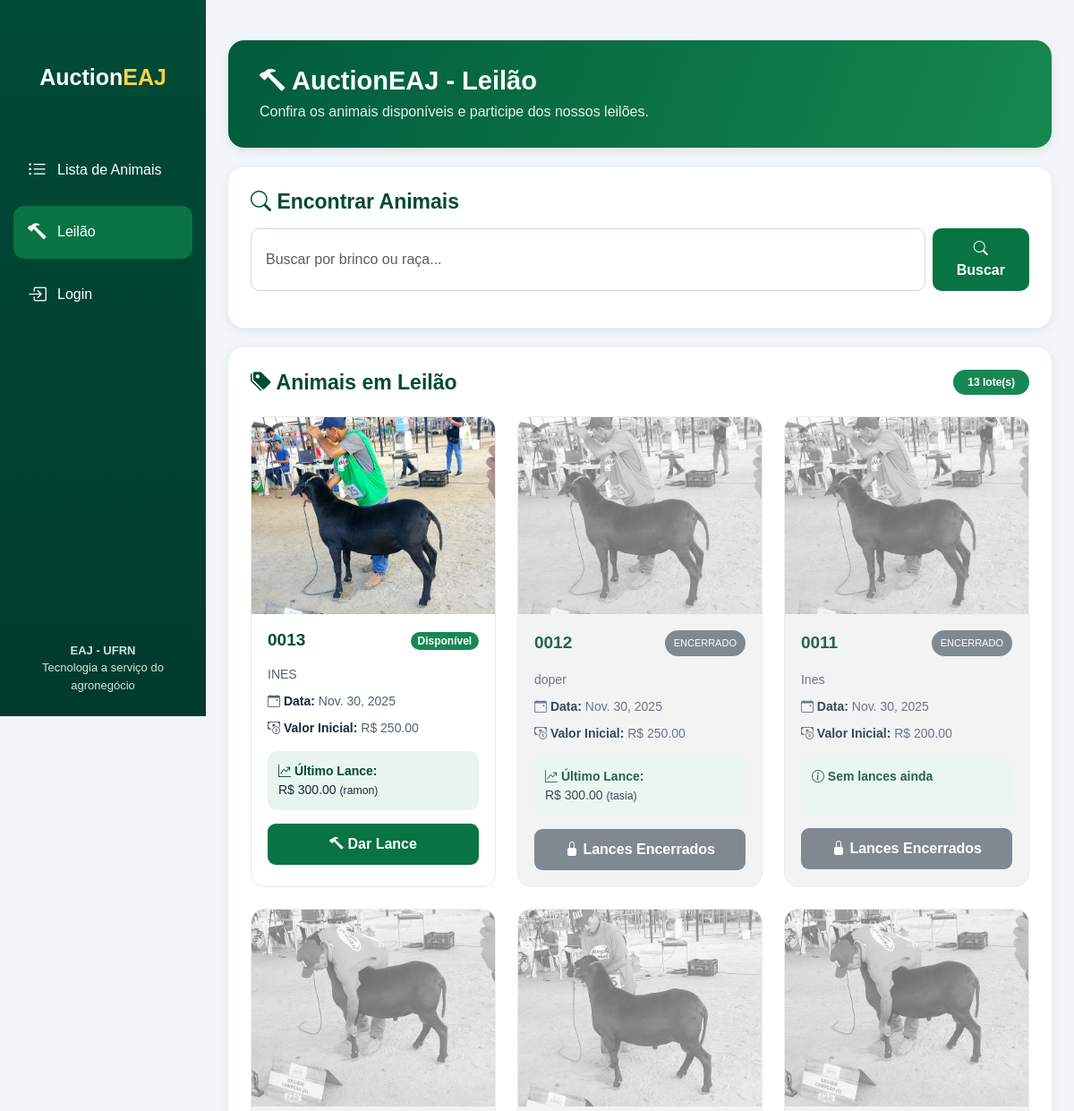
The app's page / (upper part), older data.
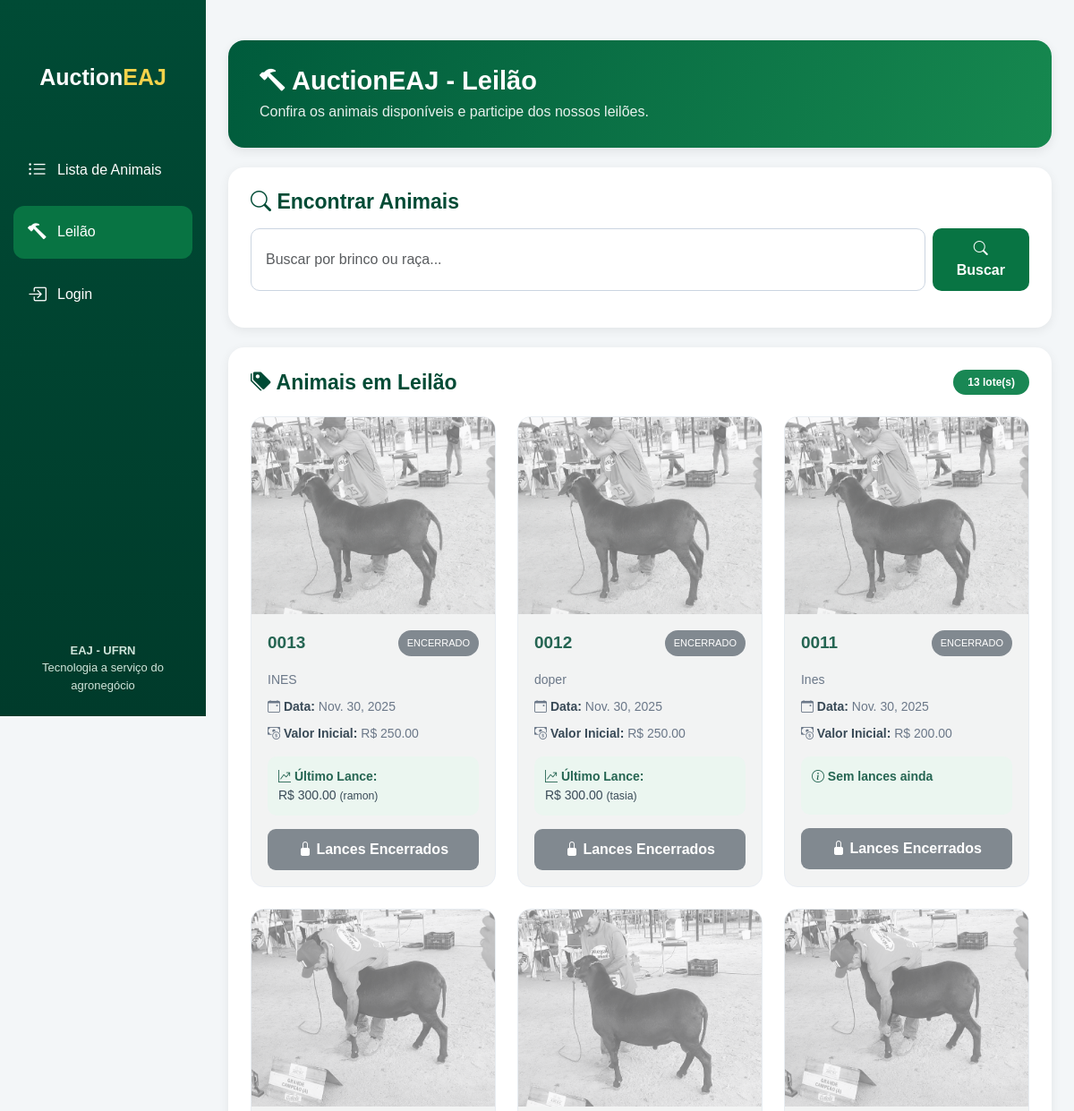
The same page, newer data.
### ovinos/models.py (models this page shows, shortened)
class LoteLeilao(models.Model):
    numero_lote = models.CharField(max_length=50, unique=True)
    descricao = models.TextField()
    data_leilao = models.DateField()
    preco_inicial = models.DecimalField(max_digits=10, decimal_places=2)
    foto = models.ImageField(upload_to='fotos_ovinos/', blank=True, null=True)
    encerrado = models.BooleanField(default=False)

class Lance(models.Model):
    lote = models.ForeignKey(LoteLeilao, on_delete=models.CASCADE, related_name='lances', null=True, blank=True)
    usuario = models.ForeignKey(User, on_delete=models.CASCADE)
    valor = models.DecimalField(max_digits=10, decimal_places=2)
    data_hora = models.DateTimeField(auto_now_add=True)

### ovinos/views.py (the view)
# urls.py: path('', views.home, name='home'),
def home(request):
    return leilao_view(request)

### ovinos/views.py (called while the page is built)
def leilao_view(request):
    q = request.GET.get('q')
    lotes = LoteLeilao.objects.all().order_by('-id')
    if q:
        lotes = lotes.filter(
            Q(numero_lote__icontains=q) | Q(descricao__icontains=q)
        )
    return render(request, 'ovinos/leilao_view.html', {'lotes': lotes})

### ovinos/templates/ovinos/leilao_view.html (shortened to what the changed rows need)
<!DOCTYPE html>
<html lang="pt-br">
<head>
    <link href="https://cdn.jsdelivr.net/npm/bootstrap@5.3.0/dist/css/bootstrap.min.css" rel="stylesheet">
    <link rel="stylesheet" href="https://cdn.jsdelivr.net/npm/bootstrap-icons@1.11.3/font/bootstrap-icons.min.css">
</head>
<body>
<main class="main-content">
    <section class="page-header">
        <h1>
            <i class="bi bi-hammer"></i>
            AuctionEAJ - Leilão
        </h1>
    </section>
    <section class="content-card">
        {% if lotes %}
            <div class="row g-4">
                {% for lote in lotes %}
                    <div class="col-xl-4 col-md-6">
                        <div class="animal-card {% if lote.encerrado %}encerrado{% endif %}">
                            {% if lote.foto %}
                                <img src="{{ lote.foto.url }}" alt="Foto do animal">
                            {% else %}
                                <img
                                    src="https://via.placeholder.com/400x300?text=Sem+Foto"
                                    alt="Animal sem foto"
                                >
                            {% endif %}
                            <div class="animal-card-body">
                                <div class="d-flex justify-content-between align-items-center mb-3">
                                    <h5 class="mb-0">
                                        {{ lote.numero_lote }}
                                    </h5>
                                    {% if lote.encerrado %}
                                        <span class="badge-encerrado">
                                            ENCERRADO
                                        </span>
                                    {% else %}
                                        <span class="badge text-bg-success rounded-pill">
                                            Disponível
                                        </span>
                                    {% endif %}
                                </div>
                                <p>
                                    {{ lote.descricao|truncatewords:20 }}
                                </p>
                                <p>
                                    <i class="bi bi-calendar-event"></i>
                                    <strong>Data:</strong>
                                    {{ lote.data_leilao }}
                                </p>
                                <p>
                                    <i class="bi bi-cash-coin"></i>
                                    <strong>Valor Inicial:</strong>
                                    R$ {{ lote.preco_inicial }}
                                </p>
                                <div class="lance-box" id="ultimo-lance-{{ lote.id }}">
                                    {% if lote.lances.last %}
                                        <strong>
                                            <i class="bi bi-graph-up-arrow"></i>
                                            Último Lance:
                                        </strong>
                                        <br>
                                        R$ {{ lote.lances.last.valor }}
                                        <small>
                                            ({{ lote.lances.last.usuario.username }})
                                        </small>
                                    {% else %}
                                        <strong>
                                            <i class="bi bi-info-circle"></i>
                                            Sem lances ainda
                                        </strong>
                                    {% endif %}
                                </div>
                                {% if lote.encerrado %}
                                    <button class="btn-disabled" disabled>
                                        <i class="bi bi-lock-fill"></i>
                                        Lances Encerrados
                                    </button>
                                {% else %}
                                    {% if user.is_superuser %}
                                        <button
                                            class="btn-encerrar"
                                            data-bs-toggle="modal"
                                            data-bs-target="#modalEncerrar{{ lote.id }}"
                                        >
                                            <i class="bi bi-x-circle"></i>
                                            Encerrar Lote
                                        </button>
                                    {% else %}
                                        <a
                                            href="{% url 'dar_lance' lote.id %}"
                                            class="btn btn-lance"
                                        >
                                            <i class="bi bi-hammer"></i>
                                            Dar Lance
                                        </a>
                                    {% endif %}
                                {% endif %}
                            </div>
                        </div>
                    </div>
                {% endfor %}
            </div>
        {% else %}
            <div class="alert alert-warning mb-0">
                <i class="bi bi-info-circle"></i>
                Nenhum lote cadastrado ainda.
            </div>
        {% endif %}
    </section>
</main>
</body>
</html>

Row changes from the older to the newer data that the page shows:
changed LoteLeilao "INES": encerrado "Disponível Dar Lance" → "ENCERRADO Lances Encerrados"
